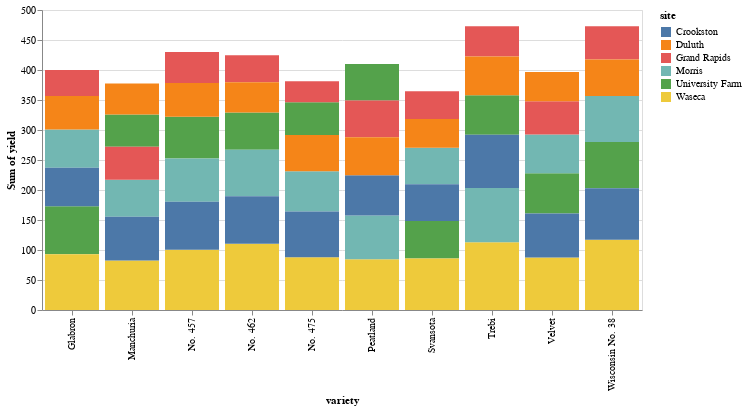

Notebook code for this chart:
### Code cell
import altair as alt
from vega_datasets import data

# 샘플 데이터 로드
source = data.barley()

# 막대 차트 생성
chart = alt.Chart(source).mark_bar().encode(
    x='variety',
    y='sum(yield)',
    color='site',
    order=alt.Order(
      # 정렬 기준은 yield의 합계를 내림차순으로 설정
      'sum(yield)',
      sort='descending'
    )
).properties(
    width=600,
    height=300
)

# 차트 렌더링
chart

### Figure 1 — Vega-Lite specification as saved in the notebook (floating-point values rounded to 4 significant figures)
{"config": {"view": {"continuousWidth": 300, "continuousHeight": 300}}, "data": {"name": "data-093ece8c35bb2d41094cfb6138ec810b"}, "mark": {"type": "bar"}, "encoding": {"color": {"field": "site", "type": "nominal"}, "order": {"aggregate": "sum", "field": "yield", "sort": "descending", "type": "quantitative"}, "x": {"field": "variety", "type": "nominal"}, "y": {"aggregate": "sum", "field": "yield", "type": "quantitative"}}, "height": 300, "width": 600, "$schema": "https://vega.github.io/schema/vega-lite/v5.16.3.json", "datasets": {"data-093ece8c35bb2d41094cfb6138ec810b": [{"yield": 27.0, "variety": "Manchuria", "year": 1931, "site": "University Farm"}, {"yield": 48.87, "variety": "Manchuria", "year": 1931, "site": "Waseca"}, {"yield": 27.43, "variety": "Manchuria", "year": 1931, "site": "Morris"}, {"yield": 39.93, "variety": "Manchuria", "year": 1931, "site": "Crookston"}, {"yield": 32.97, "variety": "Manchuria", "year": 1931, "site": "Grand Rapids"}, {"yield": 28.97, "variety": "Manchuria", "year": 1931, "site": "Duluth"}, {"yield": 43.07, "variety": "Glabron", "year": 1931, "site": "University Farm"}, {"yield": 55.2, "variety": "Glabron", "year": 1931, "site": "Waseca"}, {"yield": 28.77, "variety": "Glabron", "year": 1931, "site": "Morris"}, {"yield": 38.13, "variety": "Glabron", "year": 1931, "site": "Crookston"}, {"yield": 29.13, "variety": "Glabron", "year": 1931, "site": "Grand Rapids"}, {"yield": 29.67, "variety": "Glabron", "year": 1931, "site": "Duluth"}, {"yield": 35.13, "variety": "Svansota", "year": 1931, "site": "University Farm"}, {"yield": 47.33, "variety": "Svansota", "year": 1931, "site": "Waseca"}, {"yield": 25.77, "variety": "Svansota", "year": 1931, "site": "Morris"}, {"yield": 40.47, "variety": "Svansota", "year": 1931, "site": "Crookston"}, {"yield": 29.67, "variety": "Svansota", "year": 1931, "site": "Grand Rapids"}, {"yield": 25.7, "variety": "Svansota", "year": 1931, "site": "Duluth"}, {"yield": 39.9, "variety": "Velvet", "year": 1931, "site": "University Farm"}, {"yield": 50.23, "variety": "Velvet", "year": 1931, "site": "Waseca"}, {"yield": 26.13, "variety": "Velvet", "year": 1931, "site": "Morris"}, {"yield": 41.33, "variety": "Velvet", "year": 1931, "site": "Crookston"}, {"yield": 23.03, "variety": "Velvet", "year": 1931, "site": "Grand Rapids"}, {"yield": 26.3, "variety": "Velvet", "year": 1931, "site": "Duluth"}, {"yield": 36.57, "variety": "Trebi", "year": 1931, "site": "University Farm"}, {"yield": 63.83, "variety": "Trebi", "year": 1931, "site": "Waseca"}, {"yield": 43.77, "variety": "Trebi", "year": 1931, "site": "Morris"}, {"yield": 46.93, "variety": "Trebi", "year": 1931, "site": "Crookston"}, {"yield": 29.77, "variety": "Trebi", "year": 1931, "site": "Grand Rapids"}, {"yield": 33.93, "variety": "Trebi", "year": 1931, "site": "Duluth"}, {"yield": 43.27, "variety": "No. 457", "year": 1931, "site": "University Farm"}, {"yield": 58.1, "variety": "No. 457", "year": 1931, "site": "Waseca"}, {"yield": 28.7, "variety": "No. 457", "year": 1931, "site": "Morris"}, {"yield": 45.67, "variety": "No. 457", "year": 1931, "site": "Crookston"}, {"yield": 32.17, "variety": "No. 457", "year": 1931, "site": "Grand Rapids"}, {"yield": 33.6, "variety": "No. 457", "year": 1931, "site": "Duluth"}, {"yield": 36.6, "variety": "No. 462", "year": 1931, "site": "University Farm"}, {"yield": 65.77, "variety": "No. 462", "year": 1931, "site": "Waseca"}, {"yield": 30.37, "variety": "No. 462", "year": 1931, "site": "Morris"}, {"yield": 48.57, "variety": "No. 462", "year": 1931, "site": "Crookston"}, {"yield": 24.93, "variety": "No. 462", "year": 1931, "site": "Grand Rapids"}, {"yield": 28.1, "variety": "No. 462", "year": 1931, "site": "Duluth"}, {"yield": 32.77, "variety": "Peatland", "year": 1931, "site": "University Farm"}, {"yield": 48.57, "variety": "Peatland", "year": 1931, "site": "Waseca"}, {"yield": 29.87, "variety": "Peatland", "year": 1931, "site": "Morris"}, {"yield": 41.6, "variety": "Peatland", "year": 1931, "site": "Crookston"}, {"yield": 34.7, "variety": "Peatland", "year": 1931, "site": "Grand Rapids"}, {"yield": 32.0, "variety": "Peatland", "year": 1931, "site": "Duluth"}, {"yield": 24.67, "variety": "No. 475", "year": 1931, "site": "University Farm"}, {"yield": 46.77, "variety": "No. 475", "year": 1931, "site": "Waseca"}, {"yield": 22.6, "variety": "No. 475", "year": 1931, "site": "Morris"}, {"yield": 44.1, "variety": "No. 475", "year": 1931, "site": "Crookston"}, {"yield": 19.7, "variety": "No. 475", "year": 1931, "site": "Grand Rapids"}, {"yield": 33.07, "variety": "No. 475", "year": 1931, "site": "Duluth"}, {"yield": 39.3, "variety": "Wisconsin No. 38", "year": 1931, "site": "University Farm"}, {"yield": 58.8, "variety": "Wisconsin No. 38", "year": 1931, "site": "Waseca"}, {"yield": 29.47, "variety": "Wisconsin No. 38", "year": 1931, "site": "Morris"}, {"yield": 49.87, "variety": "Wisconsin No. 38", "year": 1931, "site": "Crookston"}, {"yield": 34.47, "variety": "Wisconsin No. 38", "year": 1931, "site": "Grand Rapids"}, {"yield": 31.6, "variety": "Wisconsin No. 38", "year": 1931, "site": "Duluth"}, {"yield": 26.9, "variety": "Manchuria", "year": 1932, "site": "University Farm"}, {"yield": 33.47, "variety": "Manchuria", "year": 1932, "site": "Waseca"}, {"yield": 34.37, "variety": "Manchuria", "year": 1932, "site": "Morris"}, {"yield": 32.97, "variety": "Manchuria", "year": 1932, "site": "Crookston"}, {"yield": 22.13, "variety": "Manchuria", "year": 1932, "site": "Grand Rapids"}, {"yield": 22.57, "variety": "Manchuria", "year": 1932, "site": "Duluth"}, {"yield": 36.8, "variety": "Glabron", "year": 1932, "site": "University Farm"}, {"yield": 37.73, "variety": "Glabron", "year": 1932, "site": "Waseca"}, {"yield": 35.13, "variety": "Glabron", "year": 1932, "site": "Morris"}, {"yield": 26.17, "variety": "Glabron", "year": 1932, "site": "Crookston"}, {"yield": 14.43, "variety": "Glabron", "year": 1932, "site": "Grand Rapids"}, {"yield": 25.87, "variety": "Glabron", "year": 1932, "site": "Duluth"}, {"yield": 27.43, "variety": "Svansota", "year": 1932, "site": "University Farm"}, {"yield": 38.5, "variety": "Svansota", "year": 1932, "site": "Waseca"}, {"yield": 35.03, "variety": "Svansota", "year": 1932, "site": "Morris"}, {"yield": 20.63, "variety": "Svansota", "year": 1932, "site": "Crookston"}, {"yield": 16.63, "variety": "Svansota", "year": 1932, "site": "Grand Rapids"}, {"yield": 22.23, "variety": "Svansota", "year": 1932, "site": "Duluth"}, {"yield": 26.8, "variety": "Velvet", "year": 1932, "site": "University Farm"}, {"yield": 37.4, "variety": "Velvet", "year": 1932, "site": "Waseca"}, {"yield": 38.83, "variety": "Velvet", "year": 1932, "site": "Morris"}, {"yield": 32.07, "variety": "Velvet", "year": 1932, "site": "Crookston"}, {"yield": 32.23, "variety": "Velvet", "year": 1932, "site": "Grand Rapids"}, {"yield": 22.47, "variety": "Velvet", "year": 1932, "site": "Duluth"}, {"yield": 29.07, "variety": "Trebi", "year": 1932, "site": "University Farm"}, {"yield": 49.23, "variety": "Trebi", "year": 1932, "site": "Waseca"}, {"yield": 46.63, "variety": "Trebi", "year": 1932, "site": "Morris"}, {"yield": 41.83, "variety": "Trebi", "year": 1932, "site": "Crookston"}, {"yield": 20.63, "variety": "Trebi", "year": 1932, "site": "Grand Rapids"}, {"yield": 30.6, "variety": "Trebi", "year": 1932, "site": "Duluth"}, {"yield": 26.43, "variety": "No. 457", "year": 1932, "site": "University Farm"}, {"yield": 42.2, "variety": "No. 457", "year": 1932, "site": "Waseca"}, {"yield": 43.53, "variety": "No. 457", "year": 1932, "site": "Morris"}, {"yield": 34.33, "variety": "No. 457", "year": 1932, "site": "Crookston"}, {"yield": 19.47, "variety": "No. 457", "year": 1932, "site": "Grand Rapids"}, {"yield": 22.7, "variety": "No. 457", "year": 1932, "site": "Duluth"}, {"yield": 25.57, "variety": "No. 462", "year": 1932, "site": "University Farm"}, {"yield": 44.7, "variety": "No. 462", "year": 1932, "site": "Waseca"}, {"yield": 47.0, "variety": "No. 462", "year": 1932, "site": "Morris"}, {"yield": 30.53, "variety": "No. 462", "year": 1932, "site": "Crookston"}, {"yield": 19.9, "variety": "No. 462", "year": 1932, "site": "Grand Rapids"}, {"yield": 22.5, "variety": "No. 462", "year": 1932, "site": "Duluth"}, {"yield": 28.07, "variety": "Peatland", "year": 1932, "site": "University Farm"}, {"yield": 36.03, "variety": "Peatland", "year": 1932, "site": "Waseca"}, {"yield": 43.2, "variety": "Peatland", "year": 1932, "site": "Morris"}, {"yield": 25.23, "variety": "Peatland", "year": 1932, "site": "Crookston"}, {"yield": 26.77, "variety": "Peatland", "year": 1932, "site": "Grand Rapids"}, {"yield": 31.37, "variety": "Peatland", "year": 1932, "site": "Duluth"}, {"yield": 30.0, "variety": "No. 475", "year": 1932, "site": "University Farm"}, {"yield": 41.27, "variety": "No. 475", "year": 1932, "site": "Waseca"}, {"yield": 44.23, "variety": "No. 475", "year": 1932, "site": "Morris"}, {"yield": 32.13, "variety": "No. 475", "year": 1932, "site": "Crookston"}, {"yield": 15.23, "variety": "No. 475", "year": 1932, "site": "Grand Rapids"}, {"yield": 27.37, "variety": "No. 475", "year": 1932, "site": "Duluth"}, {"yield": 38.0, "variety": "Wisconsin No. 38", "year": 1932, "site": "University Farm"}, {"yield": 58.17, "variety": "Wisconsin No. 38", "year": 1932, "site": "Waseca"}, {"yield": 47.17, "variety": "Wisconsin No. 38", "year": 1932, "site": "Morris"}, {"yield": 35.9, "variety": "Wisconsin No. 38", "year": 1932, "site": "Crookston"}, {"yield": 20.67, "variety": "Wisconsin No. 38", "year": 1932, "site": "Grand Rapids"}, {"yield": 29.33, "variety": "Wisconsin No. 38", "year": 1932, "site": "Duluth"}]}}
